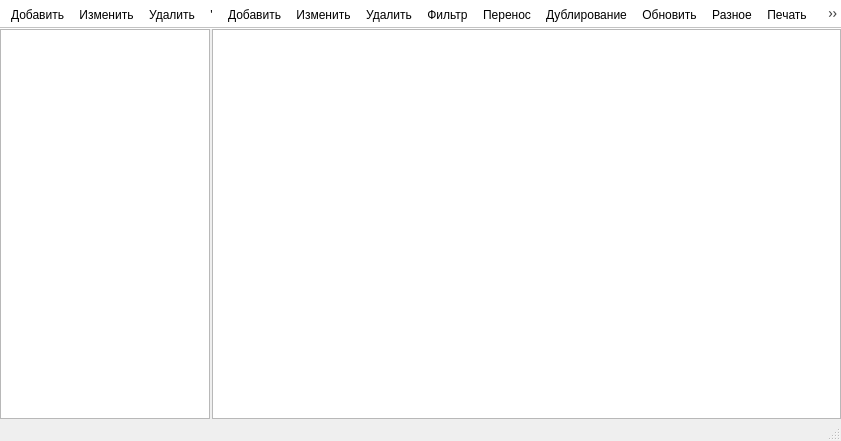
<?xml version="1.0" encoding="UTF-8"?>
<ui version="4.0">
 <class>MainWindow</class>
 <widget class="QMainWindow" name="MainWindow">
  <property name="geometry">
   <rect>
    <x>0</x>
    <y>0</y>
    <width>841</width>
    <height>441</height>
   </rect>
  </property>
  <property name="acceptDrops">
   <bool>true</bool>
  </property>
  <property name="windowTitle">
   <string>Список</string>
  </property>
  <widget class="QWidget" name="centralwidget">
   <layout class="QGridLayout" name="gridLayout" columnstretch="1,10">
    <property name="leftMargin">
     <number>0</number>
    </property>
    <property name="topMargin">
     <number>0</number>
    </property>
    <property name="rightMargin">
     <number>0</number>
    </property>
    <property name="bottomMargin">
     <number>0</number>
    </property>
    <property name="spacing">
     <number>2</number>
    </property>
    <item row="0" column="0">
     <widget class="QTreeWidget" name="tree_widget">
      <property name="minimumSize">
       <size>
        <width>210</width>
        <height>0</height>
       </size>
      </property>
      <property name="font">
       <font>
        <family>Tahoma</family>
        <pointsize>8</pointsize>
       </font>
      </property>
      <property name="acceptDrops">
       <bool>false</bool>
      </property>
      <property name="editTriggers">
       <set>QAbstractItemView::NoEditTriggers</set>
      </property>
      <property name="dragEnabled">
       <bool>false</bool>
      </property>
      <property name="rootIsDecorated">
       <bool>true</bool>
      </property>
      <property name="uniformRowHeights">
       <bool>false</bool>
      </property>
      <property name="animated">
       <bool>true</bool>
      </property>
      <property name="allColumnsShowFocus">
       <bool>false</bool>
      </property>
      <property name="wordWrap">
       <bool>false</bool>
      </property>
      <property name="headerHidden">
       <bool>true</bool>
      </property>
      <column>
       <property name="text">
        <string>Категории</string>
       </property>
      </column>
     </widget>
    </item>
    <item row="0" column="1">
     <widget class="QTableWidget" name="table_widget">
      <property name="font">
       <font>
        <family>Tahoma</family>
        <pointsize>8</pointsize>
       </font>
      </property>
      <property name="acceptDrops">
       <bool>false</bool>
      </property>
      <property name="editTriggers">
       <set>QAbstractItemView::NoEditTriggers</set>
      </property>
      <property name="dragEnabled">
       <bool>false</bool>
      </property>
      <property name="dragDropOverwriteMode">
       <bool>false</bool>
      </property>
      <property name="selectionBehavior">
       <enum>QAbstractItemView::SelectRows</enum>
      </property>
      <attribute name="verticalHeaderVisible">
       <bool>false</bool>
      </attribute>
      <attribute name="verticalHeaderDefaultSectionSize">
       <number>20</number>
      </attribute>
      <attribute name="verticalHeaderMinimumSectionSize">
       <number>18</number>
      </attribute>
     </widget>
    </item>
   </layout>
  </widget>
  <widget class="QStatusBar" name="statusbar"/>
  <widget class="QToolBar" name="toolBar">
   <property name="font">
    <font>
     <family>Tahoma</family>
     <pointsize>8</pointsize>
    </font>
   </property>
   <property name="windowTitle">
    <string>toolBar</string>
   </property>
   <property name="styleSheet">
    <string notr="true">background-color: rgb(255, 255, 255);</string>
   </property>
   <property name="movable">
    <bool>false</bool>
   </property>
   <attribute name="toolBarArea">
    <enum>TopToolBarArea</enum>
   </attribute>
   <attribute name="toolBarBreak">
    <bool>false</bool>
   </attribute>
   <addaction name="pb_tree_add"/>
   <addaction name="pb_tree_change"/>
   <addaction name="pb_tree_dell"/>
   <addaction name="action123"/>
   <addaction name="pb_table_add"/>
   <addaction name="pb_table_change"/>
   <addaction name="pb_table_dell"/>
   <addaction name="pb_table_filter"/>
   <addaction name="pb_table_transfer"/>
   <addaction name="pb_table_double"/>
   <addaction name="pb_table_update"/>
   <addaction name="pb_other"/>
   <addaction name="pb_print"/>
   <addaction name="pb_export"/>
  </widget>
  <action name="pb_tree_add">
   <property name="text">
    <string>Добавить</string>
   </property>
  </action>
  <action name="pb_tree_change">
   <property name="text">
    <string>Изменить</string>
   </property>
  </action>
  <action name="pb_tree_dell">
   <property name="text">
    <string>Удалить</string>
   </property>
  </action>
  <action name="action123">
   <property name="text">
    <string>'</string>
   </property>
  </action>
  <action name="pb_table_add">
   <property name="text">
    <string>Добавить</string>
   </property>
  </action>
  <action name="pb_table_change">
   <property name="text">
    <string>Изменить</string>
   </property>
  </action>
  <action name="pb_table_dell">
   <property name="text">
    <string>Удалить</string>
   </property>
  </action>
  <action name="pb_table_transfer">
   <property name="text">
    <string>Перенос</string>
   </property>
  </action>
  <action name="pb_table_double">
   <property name="text">
    <string>Дублирование</string>
   </property>
  </action>
  <action name="pb_table_filter">
   <property name="text">
    <string>Фильтр</string>
   </property>
  </action>
  <action name="pb_table_update">
   <property name="text">
    <string>Обновить</string>
   </property>
  </action>
  <action name="pb_other">
   <property name="text">
    <string>Разное</string>
   </property>
  </action>
  <action name="pb_export">
   <property name="text">
    <string>Экспорт</string>
   </property>
  </action>
  <action name="pb_print">
   <property name="text">
    <string>Печать</string>
   </property>
  </action>
 </widget>
 <resources/>
 <connections>
  <connection>
   <sender>pb_tree_add</sender>
   <signal>triggered()</signal>
   <receiver>MainWindow</receiver>
   <slot>ui_add_tree_item()</slot>
   <hints>
    <hint type="sourcelabel">
     <x>-1</x>
     <y>-1</y>
    </hint>
    <hint type="destinationlabel">
     <x>388</x>
     <y>220</y>
    </hint>
   </hints>
  </connection>
  <connection>
   <sender>pb_tree_change</sender>
   <signal>triggered()</signal>
   <receiver>MainWindow</receiver>
   <slot>ui_change_tree_item()</slot>
   <hints>
    <hint type="sourcelabel">
     <x>-1</x>
     <y>-1</y>
    </hint>
    <hint type="destinationlabel">
     <x>388</x>
     <y>220</y>
    </hint>
   </hints>
  </connection>
  <connection>
   <sender>pb_tree_dell</sender>
   <signal>triggered()</signal>
   <receiver>MainWindow</receiver>
   <slot>ui_dell_tree_item()</slot>
   <hints>
    <hint type="sourcelabel">
     <x>-1</x>
     <y>-1</y>
    </hint>
    <hint type="destinationlabel">
     <x>388</x>
     <y>220</y>
    </hint>
   </hints>
  </connection>
  <connection>
   <sender>pb_table_add</sender>
   <signal>triggered()</signal>
   <receiver>MainWindow</receiver>
   <slot>ui_add_table_item()</slot>
   <hints>
    <hint type="sourcelabel">
     <x>-1</x>
     <y>-1</y>
    </hint>
    <hint type="destinationlabel">
     <x>388</x>
     <y>220</y>
    </hint>
   </hints>
  </connection>
  <connection>
   <sender>tree_widget</sender>
   <signal>itemClicked(QTreeWidgetItem*,int)</signal>
   <receiver>MainWindow</receiver>
   <slot>ui_sorting()</slot>
   <hints>
    <hint type="sourcelabel">
     <x>67</x>
     <y>128</y>
    </hint>
    <hint type="destinationlabel">
     <x>-45</x>
     <y>81</y>
    </hint>
   </hints>
  </connection>
  <connection>
   <sender>pb_table_change</sender>
   <signal>triggered()</signal>
   <receiver>MainWindow</receiver>
   <slot>ui_change_table_item()</slot>
   <hints>
    <hint type="sourcelabel">
     <x>-1</x>
     <y>-1</y>
    </hint>
    <hint type="destinationlabel">
     <x>388</x>
     <y>220</y>
    </hint>
   </hints>
  </connection>
  <connection>
   <sender>pb_table_dell</sender>
   <signal>triggered()</signal>
   <receiver>MainWindow</receiver>
   <slot>ui_dell_table_item()</slot>
   <hints>
    <hint type="sourcelabel">
     <x>-1</x>
     <y>-1</y>
    </hint>
    <hint type="destinationlabel">
     <x>388</x>
     <y>220</y>
    </hint>
   </hints>
  </connection>
  <connection>
   <sender>table_widget</sender>
   <signal>itemDoubleClicked(QTableWidgetItem*)</signal>
   <receiver>MainWindow</receiver>
   <slot>ui_double_click_table_item()</slot>
   <hints>
    <hint type="sourcelabel">
     <x>538</x>
     <y>148</y>
    </hint>
    <hint type="destinationlabel">
     <x>952</x>
     <y>204</y>
    </hint>
   </hints>
  </connection>
  <connection>
   <sender>pb_table_filter</sender>
   <signal>triggered()</signal>
   <receiver>MainWindow</receiver>
   <slot>ui_filter_table()</slot>
   <hints>
    <hint type="sourcelabel">
     <x>-1</x>
     <y>-1</y>
    </hint>
    <hint type="destinationlabel">
     <x>388</x>
     <y>220</y>
    </hint>
   </hints>
  </connection>
  <connection>
   <sender>pb_table_transfer</sender>
   <signal>triggered()</signal>
   <receiver>MainWindow</receiver>
   <slot>ui_transfer_table()</slot>
   <hints>
    <hint type="sourcelabel">
     <x>-1</x>
     <y>-1</y>
    </hint>
    <hint type="destinationlabel">
     <x>388</x>
     <y>220</y>
    </hint>
   </hints>
  </connection>
  <connection>
   <sender>pb_table_double</sender>
   <signal>triggered()</signal>
   <receiver>MainWindow</receiver>
   <slot>ui_double_item_table()</slot>
   <hints>
    <hint type="sourcelabel">
     <x>-1</x>
     <y>-1</y>
    </hint>
    <hint type="destinationlabel">
     <x>388</x>
     <y>220</y>
    </hint>
   </hints>
  </connection>
  <connection>
   <sender>pb_table_update</sender>
   <signal>triggered()</signal>
   <receiver>MainWindow</receiver>
   <slot>ui_update_table()</slot>
   <hints>
    <hint type="sourcelabel">
     <x>-1</x>
     <y>-1</y>
    </hint>
    <hint type="destinationlabel">
     <x>388</x>
     <y>220</y>
    </hint>
   </hints>
  </connection>
  <connection>
   <sender>pb_other</sender>
   <signal>triggered()</signal>
   <receiver>MainWindow</receiver>
   <slot>ui_other()</slot>
   <hints>
    <hint type="sourcelabel">
     <x>-1</x>
     <y>-1</y>
    </hint>
    <hint type="destinationlabel">
     <x>388</x>
     <y>220</y>
    </hint>
   </hints>
  </connection>
  <connection>
   <sender>pb_export</sender>
   <signal>triggered()</signal>
   <receiver>MainWindow</receiver>
   <slot>ui_export()</slot>
   <hints>
    <hint type="sourcelabel">
     <x>-1</x>
     <y>-1</y>
    </hint>
    <hint type="destinationlabel">
     <x>401</x>
     <y>220</y>
    </hint>
   </hints>
  </connection>
  <connection>
   <sender>pb_print</sender>
   <signal>triggered()</signal>
   <receiver>MainWindow</receiver>
   <slot>ui_print()</slot>
   <hints>
    <hint type="sourcelabel">
     <x>-1</x>
     <y>-1</y>
    </hint>
    <hint type="destinationlabel">
     <x>420</x>
     <y>220</y>
    </hint>
   </hints>
  </connection>
 </connections>
 <slots>
  <slot>ui_add_tree_item()</slot>
  <slot>ui_change_tree_item()</slot>
  <slot>ui_dell_tree_item()</slot>
  <slot>ui_add_table_item()</slot>
  <slot>ui_sorting()</slot>
  <slot>ui_dell_table_item()</slot>
  <slot>ui_change_table_item()</slot>
  <slot>ui_double_click_table_item()</slot>
  <slot>ui_filter_table()</slot>
  <slot>ui_transfer_table()</slot>
  <slot>ui_double_item_table()</slot>
  <slot>ui_update_table()</slot>
  <slot>ui_other()</slot>
  <slot>ui_export()</slot>
  <slot>ui_print()</slot>
 </slots>
</ui>
